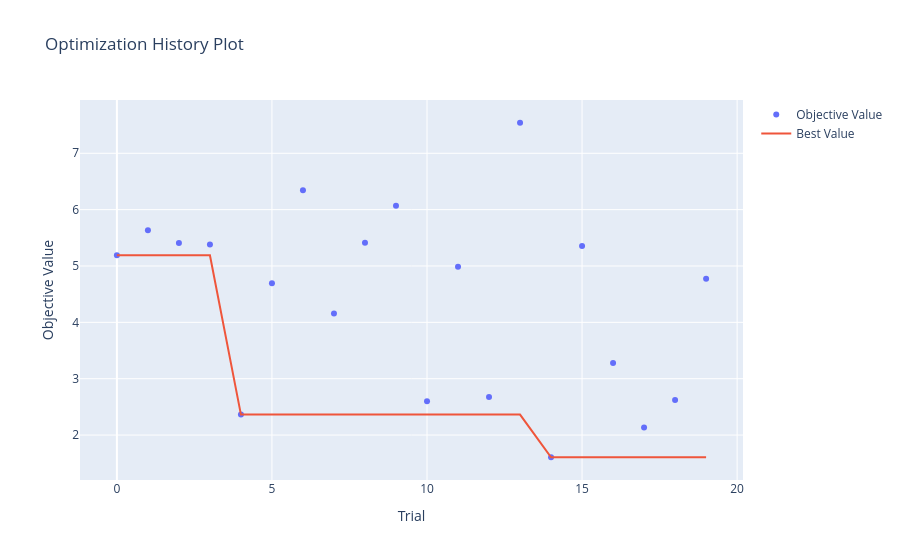
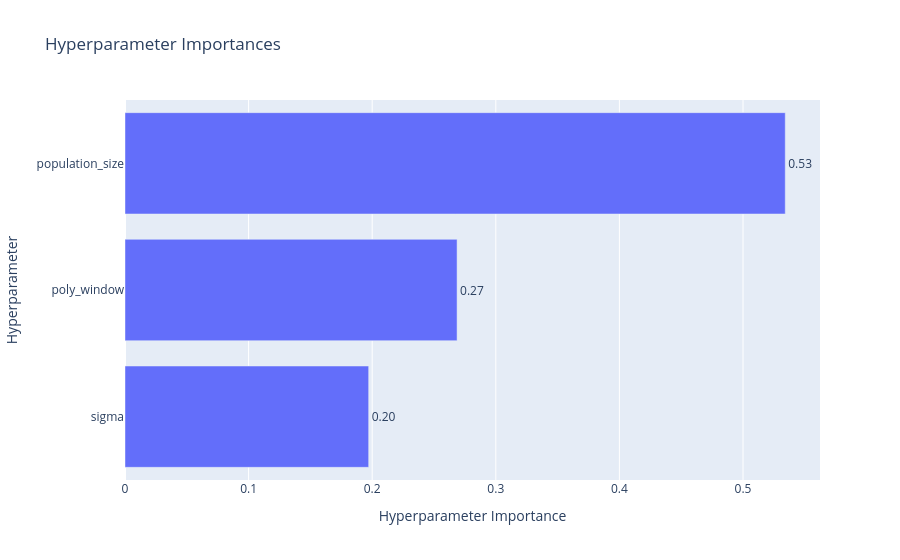
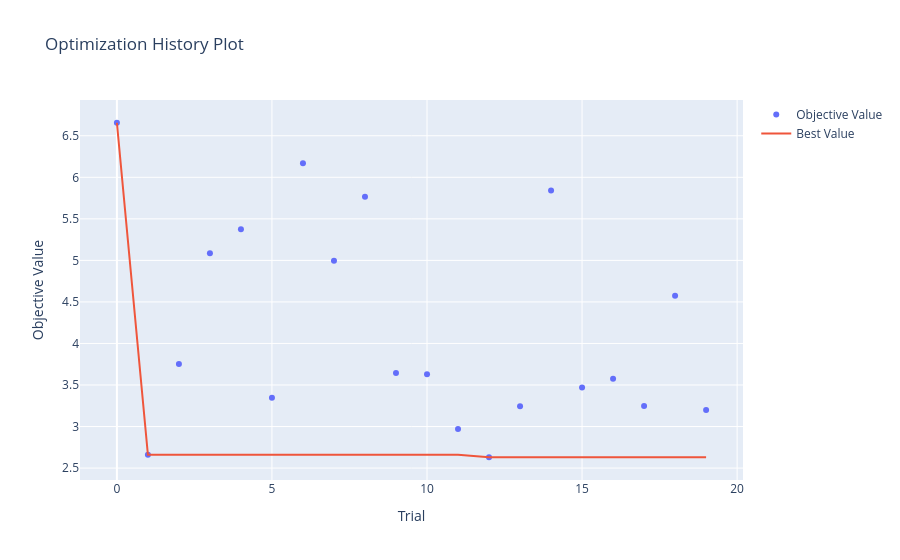
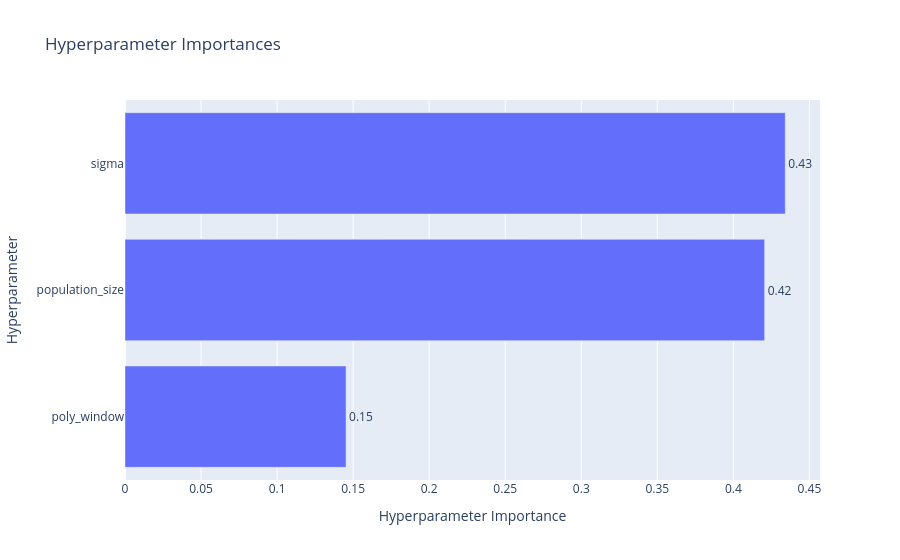

Notebook source saved alongside these figures, in order:
### Code cell
# ==========================
# === ROBOT PROCESSING FUNCTION ===
# ==========================
def process_robot(object_id, normalized_coord_data,pwm_signal, force = 'without', num_parts=1, output_dir=Path("output")):
    """Processes robot data, splits into parts, discovers equations, and saves results."""
    print(f"\n Processing robot {object_id} with {num_parts} parts...")

    # === Directories ===
    robot_dir = output_dir / f"robot_{object_id}/{num_parts}_parts/{force}_force"
    robot_dir.mkdir(parents=True, exist_ok=True)

    # === Split data into parts ===
    points = np.array(normalized_coord_data[object_id])
    cut_number = min(2750, len(points))
    cut_points = points[:cut_number]
    part_size = cut_number // num_parts
    boundaries = [i * part_size for i in range(num_parts)] + [cut_number]

    for part_idx in range(num_parts):
        start_idx = boundaries[part_idx]
        end_idx = boundaries[part_idx + 1]
        part_points = cut_points[start_idx:end_idx]
        # pwm_part = np.array(pwm_signal[start_idx:end_idx])
        t_data = np.arange(len(part_points))
        x_data, y_data = part_points[:, 0], part_points[:, 1]
        
        print(f"\n--- Optimizing part {part_idx + 1}/{num_parts} ({start_idx}:{end_idx}) ---")

        # === Objective function for Optuna ===
        def objective(trial):
            poly_window = trial.suggest_int("poly_window", 5, 11, step=2)
            population_size = trial.suggest_int("population_size", 4, 8, step=1)
            sigma = trial.suggest_int("sigma", 35, 65, step=5)
            min_boundary = poly_window // 2 + 1
            max_boundary = 7
            boundary = trial.suggest_int("boundary", min_boundary, max_boundary)

            epde_search_obj_system = EpdeSearch(
            use_solver=False,
            boundary=boundary,
            preprocessor_kwargs={'polynomial_window': poly_window},
            coordinate_tensors=[t_data]
            )
            epde_search_obj_system.set_moeadd_params(population_size=population_size, training_epochs=10)
            epde_search_obj_system.set_preprocessor(
                default_preprocessor_type='poly',
                preprocessor_kwargs={'use_smoothing': True, 'sigma': sigma}
            )
            '''
            external_force_token = CacheStoredTokens(
                token_type='ext_force',
                token_labels=['PWM'],
                token_tensors={'PWM': pwm_part},
                params_ranges={'power': (1, 1)},
                params_equality_ranges=None,
                meaningful=True
            )
            ''' 
            equation_system = EquationDiscoverer([x_data, y_data])
            part_equations = equation_system.discover_system_equation(
                epde_search_obj_system,
                additional_tokens=[],
                dimensionality=0
            )

            values_per_level = [[solution.obj_fun for solution in level] for level in part_equations]
            flat_obj = [vals for level in values_per_level for vals in level]

            best_score = np.inf
            for obj_values in flat_obj:
                score = obj_values[0] + obj_values[1]
                if obj_values[2] + obj_values[3] > 6:
                    score += 100
                best_score = min(best_score, score)
            print(f"✅ Trial finish")
            return best_score

        # === Optuna study ===
        study = optuna.create_study(direction="minimize")
        study.optimize(objective, n_trials=20)
        best_params = study.best_params
        best_score = study.best_value
        print(f"✅ Part {part_idx + 1}: Best params {best_params}, score={best_score}")
        
        fig1 = plot_optimization_history(study)
        fig1.show()
        history_plot_path = robot_dir /f"part_{part_idx + 1}_system_history_plot.html"
        fig1.write_html(history_plot_path)
        fig2 = plot_param_importances(study)
        fig2.show()
        importances_plots_path = robot_dir /f"part_{part_idx + 1}_system_importances_plots.html"
        fig2.write_html(importances_plots_path)

        # === Save plots and params ===
        params_path = robot_dir /f"part_{part_idx + 1}_system_best_params.json"
        with open(params_path, "w") as f:
            json.dump({"best_params": best_params, "score": best_score}, f, indent=4)

        # === Final EPDE system with best params ===
        best_boundary = best_params["boundary"]
        best_window = best_params["poly_window"]
        best_sigma = best_params["sigma"]
        best_population_size = best_params["population_size"]

        epde_search_obj_system = EpdeSearch(
            use_solver=False,
            boundary=best_boundary,
            preprocessor_kwargs={'polynomial_window': best_window},
            coordinate_tensors=[t_data]
        )
        epde_search_obj_system.set_moeadd_params(population_size=best_population_size, training_epochs=50)
        epde_search_obj_system.set_preprocessor(
            default_preprocessor_type='poly',
            preprocessor_kwargs={'use_smoothing': True, 'sigma': best_sigma}
        )
        equation_system = EquationDiscoverer([x_data, y_data])
        part_equations = equation_system.discover_system_equation(
            epde_search_obj_system,
            additional_tokens=[],
            dimensionality=0
        )
        '''
        external_force_token = CacheStoredTokens(
            token_type='ext_force',
            token_labels=['PWM'],
            token_tensors={'PWM': pwm_part},
            params_ranges={'power': (1, 1)},
            params_equality_ranges=None,
            meaningful=True
        )
        pwm_derivs_token = ExternalDerivativesTokens(
            'PWM_derivs',                     # имя токена
            boundary=4,                       # как и у других данных
            time_axis=0,                      # ось времени (0, т.к. одномерная зависимость)
            base_token_label='PWM',           # имя базового токена
            token_tensor=pwm_signal,          # сам сигнал
            max_orders=2,                     # до какой производной считать (1 -> dPWM/dt, 2 -> d²PWM/dt²)
            deriv_method='poly',              # метод вычисления производных
            deriv_method_kwargs={
                'smooth': True,
                'grid': [t_data]
            },
            params_ranges={'power': (1, 1)},  # оставляем без возведения в степень
            params_equality_ranges=None,
            meaningful=True
        )
        '''
        equation_per_level = [
            [[str(eq) for eq in solution.vals] for solution in level] 
            for level in part_equations
        ]
        values_per_level = [
        [solution.obj_fun for solution in level]
                            for level in part_equations]
        for level_idx, level in enumerate(values_per_level):
            print(f"Level {level_idx}:")
            for sol_idx, obj_values in enumerate(level):
                print(f"Solution {sol_idx}: {obj_values}")
        for level_idx, level in enumerate(equation_per_level):
            print(f"Level {level_idx}:")
            for sol_idx, eq_list in enumerate(level):
                print(f"  Solution {sol_idx}:")
                for eq_str in eq_list:
                    print(f"    {eq_str}")
        epde_search_obj_system.visualize_solutions(dimensions=[0,1])
        plt.show()

        # === Process equations into table ===
        equation_processor = EquationProcessor()
        variable_names = ['x', 'y']
        table_main = [{i: [{}, {}]} for i in variable_names]
        k = 0
        vals_flat = []
        for elem in part_equations:
            vals_flat.extend(elem)

        table_main, k = equation_processor.object_table(
            [vals_flat], variable_names, table_main, k, ''
        )
        print(f"\nSystem of DE {part_idx + 1} (startpoint {start_idx}-{end_idx - 1}):")
        for i, eq in enumerate(part_equations):
            print(f"EQ {i + 1}:")
            print(eq)

        # === Save table ===
        frame_main = equation_processor.preprocessing_table(variable_names, table_main, k)
        output_path = robot_dir /f"system_{part_idx + 1}.csv"
        frame_main.to_csv(output_path, sep=',', encoding='utf-8')
        print(f"Saved: {output_path}")
        
# ==========================
# === DISTANCE FUNCTION ===
# ==========================
def find_closest_robots(normalized_coord_data, target_id, n_closest=2):
    """Returns IDs of the n closest robots to the target based on first coordinate."""
    target_coord = normalized_coord_data[target_id][0]
    distances = {
        rid: np.linalg.norm(np.array(coords[0]) - target_coord)
        for rid, coords in normalized_coord_data.items() if rid != target_id
    }
    closest = sorted(distances, key=distances.get)[:n_closest]
    print(f"\n Closest to {target_id}: {closest}")
    return closest

# ==========================
# === MAIN FUNCTION ===
# ==========================
def main(target_robot=78, num_parts=2, n_closest=2):
    with open('data_00_330_[30_bots_PWM_10_15cw_15ccw_D_41cm].MP4.pickle', 'rb') as file:
        raw_data = pickle.load(file)

    processor = DataProcessor(raw_data)
    processor.extract_data()
    pwm_signal = np.array(processor.angle_data[target_robot])
    normalized_coord_data = processor.normalize_all_coordinates()

    robots_to_process = [target_robot]
    if n_closest>0:
        closest = find_closest_robots(normalized_coord_data, target_robot, n_closest)
        robots_to_process += closest

    output_dir = Path("output")
    for rid in robots_to_process:
        process_robot(rid, normalized_coord_data, pwm_signal,num_parts=num_parts, output_dir=output_dir)


if __name__ == "__main__":
    for i in [ 78, 79,  83, 31, 32 , 34]:
        main(target_robot=i, num_parts=4, n_closest=0)

### Figure 1 — Plotly figure (JSON) as saved in the notebook; plotly's stock layout.template omitted (floating-point values rounded to 4 significant figures)
{"data": [{"mode": "markers", "name": "Objective Value", "type": "scatter", "x": [0, 1, 2, 3, 4, 5, 6, 7, 8, 9, 10, 11, 12, 13, 14, 15, 16, 17, 18, 19], "y": [5.192, 5.636, 5.409, 5.383, 2.363, 4.692, 6.345, 4.156, 5.413, 6.071, 2.598, 4.987, 2.675, 7.542, 1.606, 5.353, 3.277, 2.135, 2.622, 4.775]}, {"mode": "lines", "name": "Best Value", "type": "scatter", "x": [0, 1, 2, 3, 4, 5, 6, 7, 8, 9, 10, 11, 12, 13, 14, 15, 16, 17, 18, 19], "y": [5.192, 5.192, 5.192, 5.192, 2.363, 2.363, 2.363, 2.363, 2.363, 2.363, 2.363, 2.363, 2.363, 2.363, 1.606, 1.606, 1.606, 1.606, 1.606, 1.606]}, {"marker": {"color": "#cccccc"}, "mode": "markers", "name": "Infeasible Trial", "showlegend": false, "type": "scatter", "x": [], "y": []}], "layout": {"title": {"text": "Optimization History Plot"}, "xaxis": {"title": {"text": "Trial"}}, "yaxis": {"title": {"text": "Objective Value"}}}}

### Figure 2 — Plotly figure (JSON) as saved in the notebook; plotly's stock layout.template omitted (floating-point values rounded to 4 significant figures)
{"data": [{"cliponaxis": false, "hovertemplate": ["sigma (IntDistribution): 0.19714771764013989<extra></extra>", "poly_window (IntDistribution): 0.26866858082120837<extra></extra>", "population_size (IntDistribution): 0.5341837015386518<extra></extra>"], "name": "Objective Value", "orientation": "h", "text": ["0.20", "0.27", "0.53"], "textposition": "outside", "type": "bar", "x": [0.1971, 0.2687, 0.5342], "y": ["sigma", "poly_window", "population_size"]}], "layout": {"title": {"text": "Hyperparameter Importances"}, "xaxis": {"title": {"text": "Hyperparameter Importance"}}, "yaxis": {"title": {"text": "Hyperparameter"}}}}

### Figure 3 — Plotly figure (JSON) as saved in the notebook; plotly's stock layout.template omitted (floating-point values rounded to 4 significant figures)
{"data": [{"mode": "markers", "name": "Objective Value", "type": "scatter", "x": [0, 1, 2, 3, 4, 5, 6, 7, 8, 9, 10, 11, 12, 13, 14, 15, 16, 17, 18, 19], "y": [6.657, 2.66, 3.754, 5.086, 5.374, 3.345, 6.17, 4.997, 5.766, 3.643, 3.631, 2.969, 2.63, 3.245, 5.84, 3.469, 3.574, 3.248, 4.574, 3.199]}, {"mode": "lines", "name": "Best Value", "type": "scatter", "x": [0, 1, 2, 3, 4, 5, 6, 7, 8, 9, 10, 11, 12, 13, 14, 15, 16, 17, 18, 19], "y": [6.657, 2.66, 2.66, 2.66, 2.66, 2.66, 2.66, 2.66, 2.66, 2.66, 2.66, 2.66, 2.63, 2.63, 2.63, 2.63, 2.63, 2.63, 2.63, 2.63]}, {"marker": {"color": "#cccccc"}, "mode": "markers", "name": "Infeasible Trial", "showlegend": false, "type": "scatter", "x": [], "y": []}], "layout": {"title": {"text": "Optimization History Plot"}, "xaxis": {"title": {"text": "Trial"}}, "yaxis": {"title": {"text": "Objective Value"}}}}

### Figure 4 — Plotly figure (JSON) as saved in the notebook; plotly's stock layout.template omitted (floating-point values rounded to 4 significant figures)
{"data": [{"cliponaxis": false, "hovertemplate": ["poly_window (IntDistribution): 0.1453431068527155<extra></extra>", "population_size (IntDistribution): 0.4205490647984134<extra></extra>", "sigma (IntDistribution): 0.43410782834887107<extra></extra>"], "name": "Objective Value", "orientation": "h", "text": ["0.15", "0.42", "0.43"], "textposition": "outside", "type": "bar", "x": [0.1453, 0.4205, 0.4341], "y": ["poly_window", "population_size", "sigma"]}], "layout": {"title": {"text": "Hyperparameter Importances"}, "xaxis": {"title": {"text": "Hyperparameter Importance"}}, "yaxis": {"title": {"text": "Hyperparameter"}}}}
